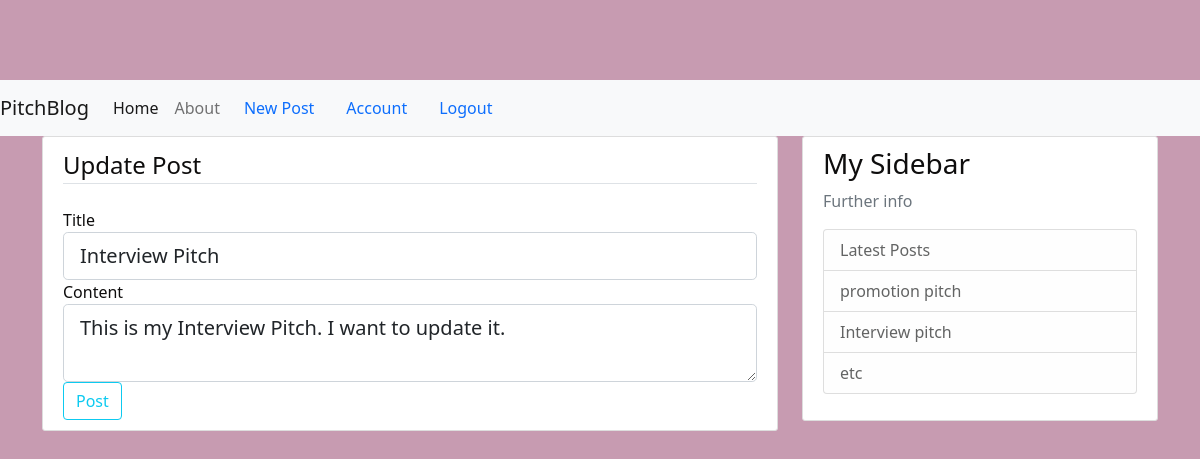
Page /post/1/update (signed in) on the earlier database version.
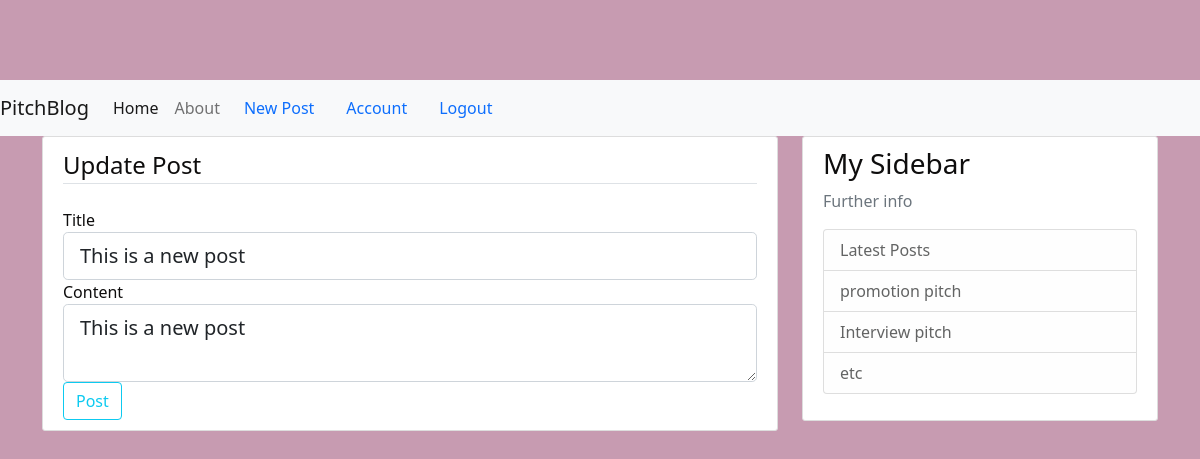
Same page on the later database version.
### pitchblog/models.py (models this page shows, shortened)
class Post(db.Model):
    id = db.Column(db.Integer, primary_key=True)
    title = db.Column(db.String(100), nullable=False)
    date_posted = db.Column(db.DateTime, nullable=False, default=datetime.utcnow)
    content = db.Column(db.Text, nullable=False)
    user_id = db.Column(db.Integer, db.ForeignKey('user.id'), nullable=False)

### pitchblog/posts/routes.py (the view)
@posts.route("/post/<int:post_id>/update", methods=['GET', 'POST'])
@login_required
def update_post(post_id):
    post = Post.query.get_or_404(post_id)
    if post.author != current_user:
        abort(403)
    form = PostForm()
    if form.validate_on_submit():
        post.title = form.title.data
        post.content = form.content.data
        db.session.commit()
        flash('Your post has been updated!', 'success')
        return redirect(url_for('posts.post', post_id=post.id))
    elif request.method == 'GET':
        form.title.data = post.title
        form.content.data = post.content
    return render_template('create_post.html', title='Update Post',
                           form=form, legend='Update Post')

### pitchblog/posts/forms.py
class PostForm(FlaskForm):
    title = StringField('Title', validators=[DataRequired()])
    content = TextAreaField('Content', validators=[DataRequired()])
    submit = SubmitField('Post')

### pitchblog/models.py (called while the page is built)
@login_manager.user_loader
def load_user(user_id):
    return User.query.get(int(user_id))

### pitchblog/templates/create_post.html (shortened to what this page needs)
{% extends "base.html" %}
{% block content %}
<div class="content-section">
    <form method="POST" action="">
        <fieldset class="form-group">
            <legend class="border-bottom mb-4">{{ legend }}</legend>
            <div class="form-group">
                {{ form.title.label(class="form-control-label") }}
                {% if form.title.errors %}
                    {{ form.title(class="form-control form-control-lg is-invalid") }}
                    <div class="invalid-feedback">
                        {% for error in form.title.errors %}
                            <span>{{ error }}</span>
                        {% endfor %}
                    </div>
                {% else %}
                    {{ form.title(class="form-control form-control-lg") }}
                {% endif %}
            </div>
            <div class="form-group">
                {{ form.content.label(class="form-control-label") }}
                {% if form.content.errors %}
                    {{ form.content(class="form-control form-control-lg is-invalid") }}
                    <div class="invalid-feedback">
                        {% for error in form.content.errors %}
                            <span>{{ error }}</span>
                        {% endfor %}
                    </div>
                {% else %}
                    {{ form.content(class="form-control form-control-lg") }}
                {% endif %}
            </div>
        </fieldset>
        <div class="form-group">
            {{ form.submit(class="btn btn-outline-info") }}
        </div>
    </form>
</div>
{% endblock content %}

Differences in the rows shown:
changed Post: title "Interview Pitch" → "This is a new post"; content "This is my Interview Pitch. I want to update it." → "This is a new post"
